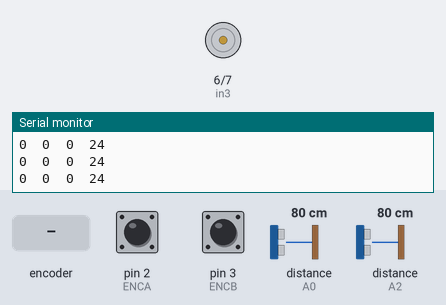
This sketch was run on a simulated Arduino Uno, built with avr-gcc and run on an emulated ATmega328P. Shown: motor-driver pin pairs drawn as motors (green arrow = first pin HIGH = forward, orange = second pin HIGH = backward, longer = more drive, scaled by the enable pin), the last lines printed to the serial monitor. Inputs (shaded band) come from the test bench; at power-on: distance to the obstacle (sensors on A0, A2) 80 cm, pin 2 (ENCA) HIGH, pin 3 (ENCB) HIGH. The echo pulse lasts 58.3 µs per cm.

Above: at 1.2 s.
1.3 s: distance to the obstacle (sensor on A0) set to 33 cm
2.8 s: distance to the obstacle (sensor on A0) set to 26 cm
At 4.0 s:
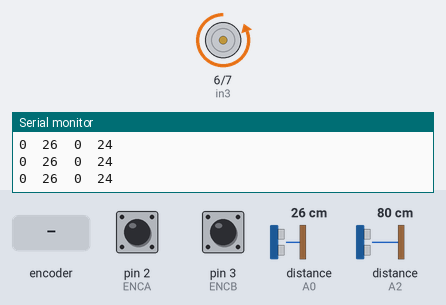
4.3 s: distance to the obstacle (sensor on A2) set to 34 cm
5.8 s: distance to the obstacle (sensor on A2) set to 27 cm
At 6.8 s:
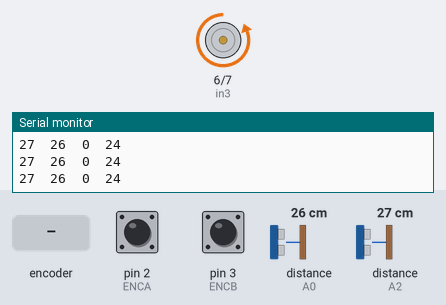
7.3 s: distance to the obstacle (sensor on A0) set to 2 cm
At 10.01 s:
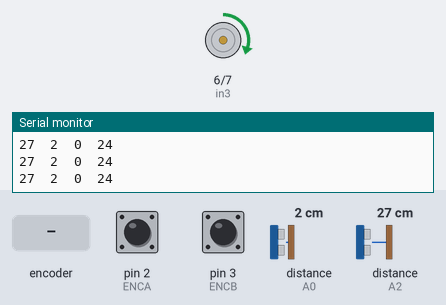
10.3 s: rotary encoder on pin 2 (ENCA) / pin 3 (ENCB) turned 1 step (first pin leading)
At 11.9 s:
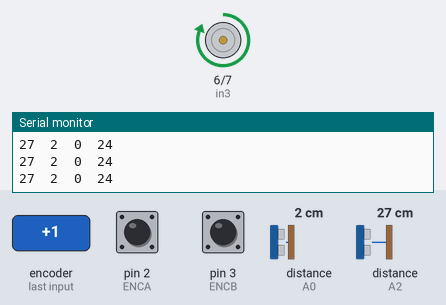
Timing chart, 0 to 13.0 s (numbered marks = the images above; inputs shaded):
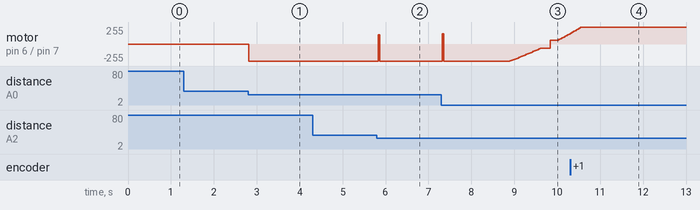

Measured:
- the behaviour switches between 31 and 30 cm on distance to the obstacle (sensor on A0) (found by bisection; images 0 and 1)
- after the input at 2.8 s, motor on pin 6 (in3) / pin 7 (in4): stopped → backward 255/255 at once
- after the input at 5.8 s, motor on pin 6 (in3) / pin 7 (in4): backward 255/255 → forward 141/255 at once, → backward 255/255 0.03 s later

The sketch:

PID.ino
```cpp
#include "NewPing.h"

// --- Encoder pins ---
#define ENCA 2  // Kuning: pin A encoder
#define ENCB 3  // Hijau: pin B encoder

// --- Motor driver pins ---
#define PWM 5  // Hitam: PWM speed control
#define in3 6  // Merah: arah motor
#define in4 7  // Coklat: arah motor

// --- Sensor ultrasonic referensi (target posisi bola) ---
#define TRIG_REF A3
#define ECHO_REF A2
NewPing refsensor(TRIG_REF, ECHO_REF, 30);  // Sensor target (maks. jarak 30cm)

// --- Sensor ultrasonic posisi bola sebenarnya ---
#define TRIG_BALL A1
#define ECHO_BALL A0
NewPing ballsensor(TRIG_BALL, ECHO_BALL, 30);  // Sensor aktual (maks. jarak 30cm)

// --- Variabel encoder ---
volatile int pos = 0;                  // Posisi motor berdasarkan encoder
const int pos_one_rotation = 11 * 57;  // 627 pulse per rotasi

// --- Target posisi motor dari PID luar ---
float motor_target = 0;

// --- Variabel PID dalam (motor) ---
long prevT = 0;       // Waktu sebelumnya (untuk deltaT)
float eprev = 0;      // Error sebelumnya
float eintegral = 0;  // Akumulasi error

// --- Variabel PID luar (bola) ---
float eintegral_ball = 0;  // Akumulasi error posisi bola
float eprev_ball = 0;      // Error posisi bola sebelumnya

// --- Untuk filter pembacaan sensor ---
unsigned long prevtime = 0;
int last_valid_ball_reading = 0;

void setup() {
  // Inisialisasi pin motor
  pinMode(PWM, OUTPUT);
  pinMode(in3, OUTPUT);
  pinMode(in4, OUTPUT);

  // Inisialisasi pin encoder
  pinMode(ENCA, INPUT);
  pinMode(ENCB, INPUT);
  attachInterrupt(digitalPinToInterrupt(ENCA), readEncoder, RISING);

  // Mulai komunikasi serial
  Serial.begin(9600);
}

void loop() {
  pidOuterLoop();
  pidInnerLoop();
  delay(30);  // Delay agar sistem tidak terlalu cepat polling
}

// === PID Outer Loop: kontrol posisi bola ===
void pidOuterLoop() {
  // Baca posisi target dan posisi bola saat ini
  int ball_target = refsensor.ping_cm();  // target = jarak referensi - offset
  int ball_pos = getFilteredBallReading(ballsensor);

  int e_ball = ball_target - ball_pos;  // Error posisi bola

  // --- PID gains (tuning sesuai kebutuhan) ---
  float kp_ball = 5.0;
  float ki_ball = 3.0;
  float kd_ball = 0.5;

  // Hitung waktu antar iterasi
  static unsigned long lastTime = 0;
  unsigned long now = millis();
  float deltaT = (now - lastTime) / 1000.0;
  lastTime = now;

  // Hitung integral (area error)
  eintegral_ball += e_ball * deltaT;

  //Anti-windup: batasi nilai integral
  float integralMax = 100;
  if (eintegral_ball > integralMax) eintegral_ball = integralMax;
  else if (eintegral_ball < -integralMax) eintegral_ball = -integralMax;

  // Hitung derivatif (laju perubahan error)
  float dedt_ball = (e_ball - eprev_ball) / deltaT;
  eprev_ball = e_ball;

  // Hitung output PID luar → target posisi motor
  motor_target = kp_ball * e_ball + ki_ball * eintegral_ball + kd_ball * dedt_ball;

  // Batasi motor target agar tidak berlebihan
  if (motor_target > 150) motor_target = 150;
  else if (motor_target < -150) motor_target = -150;

  // Debug: tampilkan info posisi bola, error, dan output
  if (millis() - prevtime >= 100) {
    // Serial.print("[BallPID] Target: ");
    Serial.print(ball_target);
    Serial.print("\t");
    Serial.print(ball_pos);
    Serial.print("\t");
    Serial.print(0);
    Serial.print("\t");
    Serial.println(24);
    // Serial.print(" | Motor_Target: ");
    // Serial.println(motor_target);
    prevtime = millis();
  }
}

// === PID Inner Loop: kontrol posisi motor (encoder) ===
void pidInnerLoop() {
  // PID gains untuk motor (tuning sesuai karakteristik motor)
  float kp_motor = 3.0;
  float ki_motor = 1.0;
  float kd_motor = 0.0;

  // Hitung waktu antar iterasi
  long currT = micros();
  float deltaT = (float)(currT - prevT) / 1.0e6;
  prevT = currT;

  // Hitung error posisi motor (dari encoder)
  float e_motor = motor_target - pos;

  // Hitung integral
  eintegral += e_motor * deltaT;

  // Anti-windup
  float integralMax = 300;
  if (eintegral > integralMax) eintegral = integralMax;
  if (eintegral < -integralMax) eintegral = -integralMax;

  // Hitung derivatif
  float dedt = (e_motor - eprev) / deltaT;
  eprev = e_motor;

  // Hitung output PID (u) sebagai sinyal kontrol
  float u = kp_motor * e_motor + ki_motor * eintegral + kd_motor * dedt;

  // Tentukan arah dan kecepatan motor berdasarkan u
  int dir = 0;
  if (u > 0) dir = 1;
  else if (u < 0) dir = -1;

  float pwm = fabs(u);  // Konversi u ke nilai PWM positif

  // Batasi nilai PWM agar cukup kuat dan tidak melebihi batas
  if (pwm > 255) pwm = 255;
  else if (pwm > 0 && pwm < 60) pwm = 60;  // Dead zone minimum PWM (Motor DC bekerja pada 3V-12V)

  // Jalankan motor
  setMotor(dir, pwm);
}

// === Fungsi untuk mengatur motor ===
void setMotor(int dir, int pwmVal) {
  analogWrite(PWM, pwmVal);
  if (dir == 1) {
    digitalWrite(in3, HIGH);
    digitalWrite(in4, LOW);
  } else if (dir == -1) {
    digitalWrite(in3, LOW);
    digitalWrite(in4, HIGH);
  } else {
    digitalWrite(in3, LOW);
    digitalWrite(in4, LOW);
  }
}

// === Fungsi interrupt encoder ===
void readEncoder() {
  if (digitalRead(ENCB))
    pos++;
  else
    pos--;
}

// === Fungsi pembacaan sensor dengan filtering sederhana ===
int getFilteredBallReading(NewPing &sensor) {
  int reading = sensor.ping_cm();
  if (reading == 0 && last_valid_ball_reading > 5) {
    return last_valid_ball_reading;
  }
  last_valid_ball_reading = reading;
  return reading;
}
```
